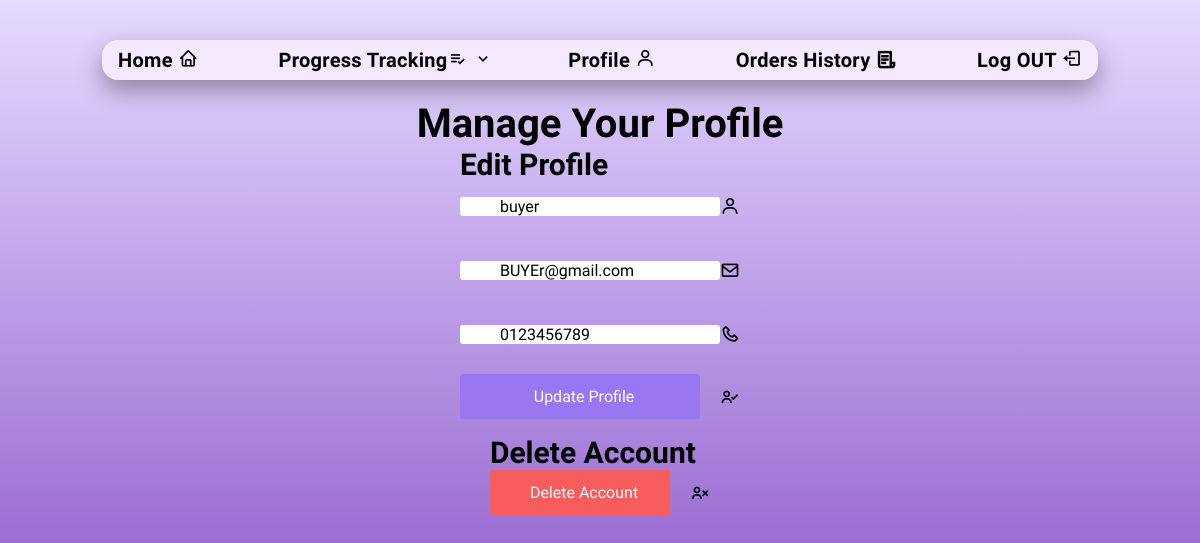
Before: /buyer_profile (signed in) with the older database file.
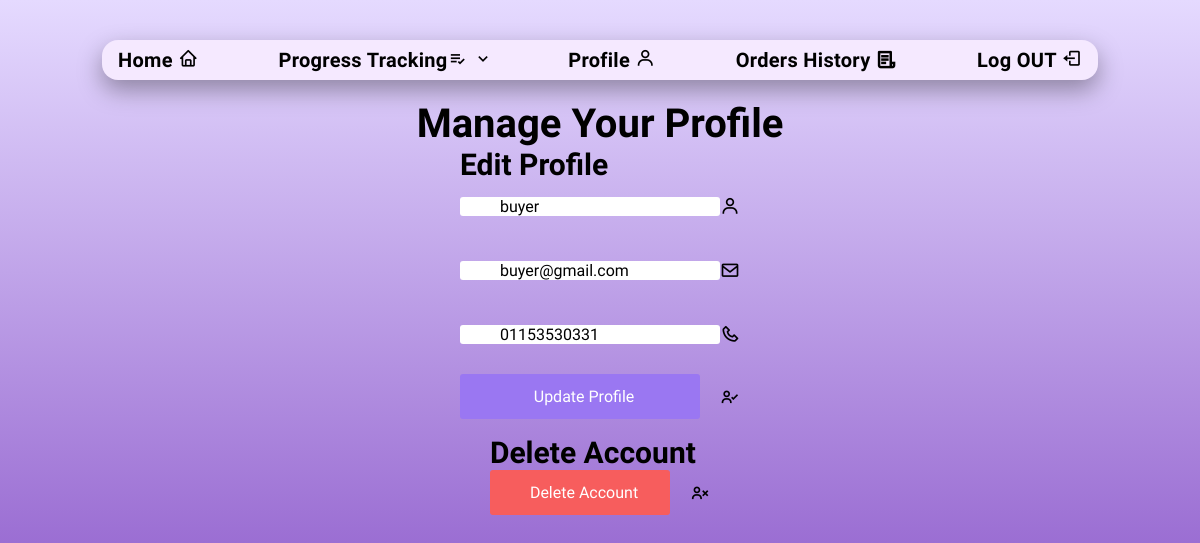
After: the same page with the newer database file.
### tables this page shows
CREATE TABLE users (
                id INTEGER PRIMARY KEY AUTOINCREMENT,
                name TEXT NOT NULL,
                email UNIQUE NOT NULL,
                username UNIQUE NOT NULL,
                password TEXT NOT NULL,
                role TEXT NOT NULL,
                phone_no UNIQUE NOT NULL
            );

### app.py (the view)
@app.route('/buyer_profile')
def buyer_profile():
    if session.get('role') != 'buyer':
        flash("You do not have permission to access this page.", "error")
        return redirect(url_for('index'))
    conn = get_db_connection()
    cursor = conn.cursor()
    cursor.execute("SELECT * FROM users WHERE username = ?", (session['username'],))
    user = cursor.fetchone()
    conn.close()
    return render_template('buyer_profile.html', user=user)

### app.py (called while the page is built)
def get_db_connection():
    con = sqlite3.connect("database.db")
    con.row_factory = sqlite3.Row
    return con

### templates/buyer_profile.html (shortened to what this page needs)
<!DOCTYPE html>
<html lang="en">
<head>
    <link rel="stylesheet" type="text/css" href="../static/style(BP).css">
    <link rel="stylesheet" href="https://unpkg.com/boxicons@latest/css/boxicons.min.css">
    <link href="https://cdn.jsdelivr.net/npm/remixicon@4.3.0/fonts/remixicon.css" rel="stylesheet"/>
    <link rel="stylesheet" href="https://unpkg.com/aos@next/dist/aos.css" />
</head>
<body>
    <div class="container">
        <nav class="nav-bar">
            <ul class="nav-links">
                <li class="nav-link">
                    <a href="{{ url_for('buyer_home') }}">Home</a>
                    <i class='bx bx-home'></i>
                </li>
                <li class="nav-link profile">
                    <a href="{{ url_for('progress_tracking') }}" class="dropbtn">Progress Tracking
                    <i class='bx bx-list-check'></i>
                    <span class="dropdown-icon">
                        <i class='bx bx-chevron-down'></i>
                    </span>
                    </a>
                </li>
                <li class="nav-link">
                    <a href="{{ url_for('buyer_profile') }}" class="dropbtn">Profile
                    <i class='bx bx-user'></i>
                    </a>
                </li>
                <li class="nav-link">
                    <a href="{{ url_for('buyer_orders') }}" class="dropbtn">Orders History
                    <i class="ri-file-list-3-line"></i>
                    </a>
                </li>
                <li class="nav-link">
                    <a href="{{ url_for('logout') }}" class="dropbtn">Log OUT
                    <i class='bx bx-log-out'></i>
                    </a>
                </li>
            </ul>
        </nav>
        <div class="container">
            <h1>Manage Your Profile</h1>
            <div id="profile-update">
                <h2>Edit Profile</h2>
                <form action="{{ url_for('update_profile') }}" method="post">
                    <div class="input-container">
                    <input type="text" id="name" name="name" value="{{ user.name }}" placeholder="Name" required><br><br>
                    <i class="bx bx-user"></i>
                    </div>
                    <div class="input-container">
                    <input type="email" id="email" name="email" value="{{ user.email }}" placeholder="Email" required><br><br>
                    <i class="bx bx-envelope"></i>
                    </div>
                    <div class="input-container">
                    <input type="text" id="phone_no" name="phone_no" value="{{ user.phone_no }}" placeholder="Phone" required><br><br>
                    <i class='bx bx-phone'></i>
                    </div>
                    <div class="input-container">
                    <input type="submit" value="Update Profile" class="button">
                    <i class='bx bx-user-check'></i>
                    </div>
                </form>
            </div>
            <div id="delete-account">
                <h2>Delete Account</h2>
                <form action="{{ url_for('delete_account') }}" method="post" onsubmit="return confirm('Are you sure you want to delete your account? This action cannot be undone.');">
                    <div class="input-container">
                    <input type="submit" value="Delete Account" class="btn">
                    <i class='bx bx-user-x'></i>
                    </div>
                </form>
            </div>
        </div>
    </div>
</body>
</html>

Changed rows visible on the page:
changed users "buyer": email "BUYEr@gmail.com" → "buyer@gmail.com"; phone_no "0123456789" → "01153530331"
